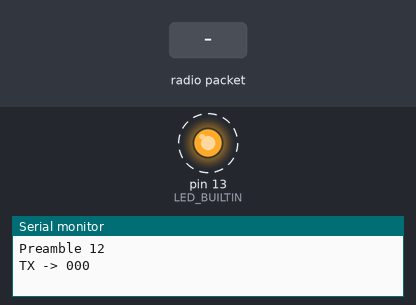
Bench run of a sketch on a simulated Arduino Uno, built with avr-gcc and run on an emulated ATmega328P. Parts: output pins drawn as LEDs (lit = HIGH), the last lines printed to the serial monitor. Dashed ring = blinking. Inputs (shaded band) come from the test bench. No radio packets arrive unless stated.

Above: at 0.1 s.
At 1.2 s:
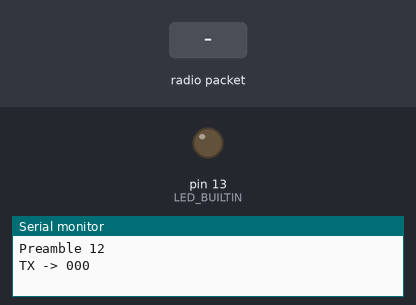
1.3 s: radio packet "1" arrives
At 2.1 s:
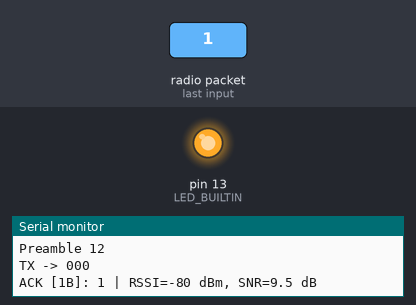
Timing chart, 0 to 6.8 s (numbered marks = the images above; inputs shaded):
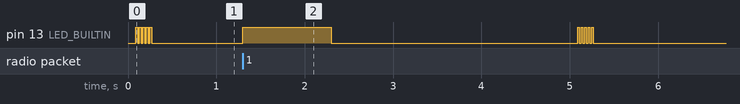

The sketch:

LoRa_Emisor_Secuencial_MaxRange.ino
```cpp
\
#include <SPI.h>
#include <LoRa.h>

// --- Hardware: BSFrance LoRa32u4 (SX1276 / RFM95 compatible) ---
const int PIN_SS    = 8;
const int PIN_RESET = 4;
const int PIN_DIO0  = 7;

// --- Radio params: configurados para MÁXIMO ALCANCE dentro de 902–928 MHz ---

const long FRECUENCIA_HZ = 915E6;   // Hz
const int  SF             = 12;     // Spreading Factor: 6..12 (12 = mayor alcance, menor bitrate)
const long BW_HZ          = 125E3;  // Ancho de banda: 7.8k..500k (125 kHz es estándar y sensible)
const int  CR_DENOM       = 5;      // Coding rate 4/5..4/8 -> pasar denominador: 5..8
const int  TX_POWER_DBM   = 20;     // Potencia TX en dBm (hasta 20 dBm con PA_BOOST)
const int  PREAMBLE_LEN   = 12;     // Aumentar un poco ayuda a sincronizar en enlaces largos

// --- Timings ---
const unsigned long PERIODO_MS    = 5000;
const unsigned long ACK_TIMEOUTMS = 2000;

// Estado
uint16_t seq = 0;
unsigned long nextSendAt = 0;

void configurarRadio() {
  // Frecuencia/canal
  LoRa.setFrequency(FRECUENCIA_HZ);

  // Modulación para máximo alcance
  LoRa.setSpreadingFactor(SF);
  LoRa.setSignalBandwidth(BW_HZ);
  LoRa.setCodingRate4(CR_DENOM);
  LoRa.setPreambleLength(PREAMBLE_LEN);
  LoRa.enableCrc();


  LoRa.setTxPower(TX_POWER_DBM);         // 20 dBm
}

void setup() {
  Serial.begin(9600);
  unsigned long t0 = millis();
  while (!Serial && millis() - t0 < 2000) {}

  pinMode(LED_BUILTIN, OUTPUT);
  digitalWrite(LED_BUILTIN, LOW);

  LoRa.setPins(PIN_SS, PIN_RESET, PIN_DIO0);
  if (!LoRa.begin(FRECUENCIA_HZ)) {
    Serial.println("Fallo al inicializar LoRa (emisor).");
    while (1) {}
  }
  configurarRadio();

  Serial.print("Emisor @ "); Serial.print(FRECUENCIA_HZ/1e6, 3); Serial.print(" MHz");
  Serial.print(", SF"); Serial.print(SF);
  Serial.print(", BW "); Serial.print(BW_HZ/1000); Serial.print(" kHz");
  Serial.print(", CR 4/"); Serial.print(CR_DENOM);
  Serial.print(", TX "); Serial.print(TX_POWER_DBM); Serial.println(" dBm");
  Serial.print("Preamble "); Serial.println(PREAMBLE_LEN);

  nextSendAt = millis(); // primer envío inmediato
}

void enviarPaquete(uint16_t numero) {
  char payload[4];
  snprintf(payload, sizeof(payload), "%03u", numero % 1000);

  LoRa.beginPacket();
  LoRa.write((const uint8_t*)payload, 3);
  LoRa.endPacket();

  Serial.print("TX -> "); Serial.println(payload);
   // Parpadeo LED (5 veces al enviar)
  for (int i = 0; i < 5; i++) {
    digitalWrite(LED_BUILTIN, HIGH);
    delay(20);
    digitalWrite(LED_BUILTIN, LOW);
    delay(20);
  }

}

void loop() {
  unsigned long now = millis();

  // Envío periódico
  if ((long)(now - nextSendAt) >= 0) {
    enviarPaquete(seq);
    seq = (seq + 1) % 1000;
    nextSendAt += PERIODO_MS;

    // Esperar ACK con métricas
    bool gotAck = false;
    unsigned long t0 = millis();
    while (millis() - t0 < ACK_TIMEOUTMS) {
      int ps = LoRa.parsePacket();
      if (ps > 0) {
        String ack;
        while (LoRa.available()) ack += (char)LoRa.read();
        int rssi = LoRa.packetRssi();
        float snr = LoRa.packetSnr();

        Serial.print("ACK ["); Serial.print(ps); Serial.print("B]: ");
        Serial.print(ack);
        Serial.print(" | RSSI="); Serial.print(rssi); Serial.print(" dBm");
        Serial.print(", SNR=");  Serial.print(snr, 1); Serial.println(" dB");

        // Blink LED 1 s para confirmar ACK
        digitalWrite(LED_BUILTIN, HIGH);
        delay(1000);
        digitalWrite(LED_BUILTIN, LOW);

        gotAck = true;
        break;
      }
      delay(2);
    }
    if (!gotAck) {
      Serial.println("ACK timeout");
    }
  }

  // Drenar paquetes inesperados
  int ps = LoRa.parsePacket();
  if (ps > 0) { while (LoRa.available()) LoRa.read(); }
  delay(2);
}
```
